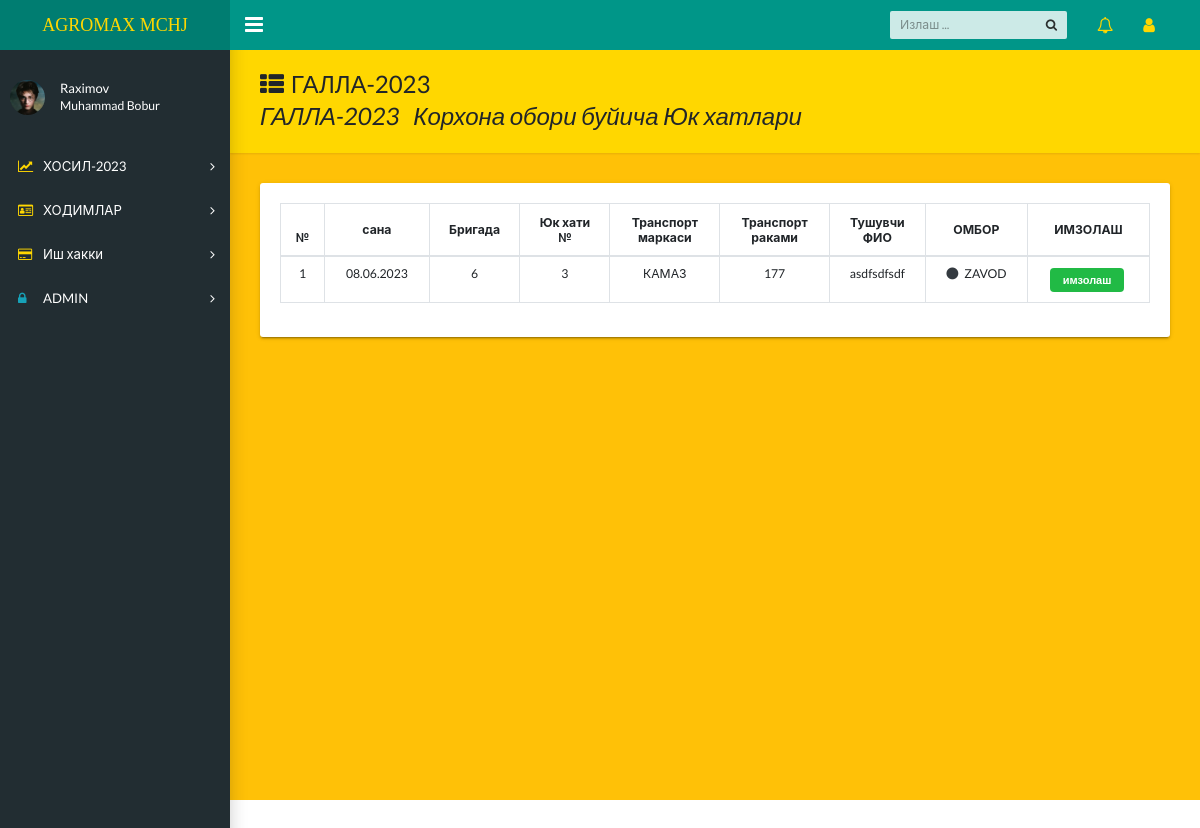
The app's page /zavodimzo/ (signed in), older data.
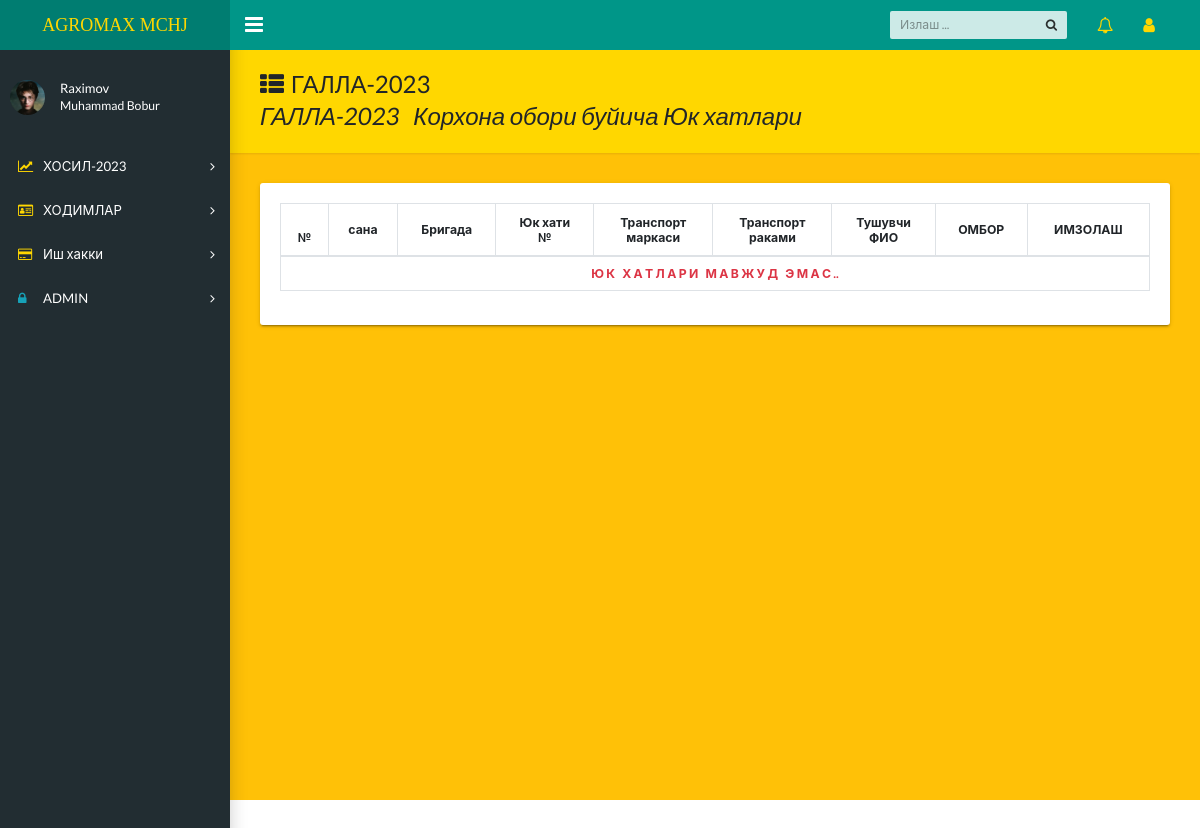
The same page, newer data.
### homes/models.py (models this page shows, shortened)
class Galla(models.Model):
    sender=models.ForeignKey(User,on_delete=models.CASCADE,null=True,blank=True)
    date=models.DateField()
    brigada=models.ForeignKey('GBrigada',on_delete=models.PROTECT)
    ombor=models.ForeignKey("OmborG",on_delete=models.CASCADE)
    yuk_num=models.CharField(max_length=3)
    tr_marka=models.CharField(max_length=20,choices=tr_marka)
    tr_num=models.CharField(max_length=20)
    tr_name=models.CharField(max_length=30)
    imzo=models.BooleanField(default=False)
    brutto=models.FloatField(null=True,blank=True)
    tara=models.FloatField(null=True,blank=True)
    sofVazn=models.IntegerField(blank=True,null=True,default=0)

### login/decarators.py (the view)
        def wrapper_func(request,*args,**kwargs):
            group=None
            if request.user.groups.exists():
                group=request.user.groups.all()[0].name
            if group in allowed_roles:
                return view_func(request,*args,**kwargs)
            else:
                return render(request,'404/404.html')

### login/decarators.py (called while the page is built)
def allowed_users(allowed_roles=[]):
    def decarator(view_func):
        def wrapper_func(request,*args,**kwargs):
            group=None
            if request.user.groups.exists():
                group=request.user.groups.all()[0].name
            if group in allowed_roles:
                return view_func(request,*args,**kwargs)
            else:
                return render(request,'404/404.html')
        return wrapper_func
    return decarator

### login/views.py (called while the page is built)
@login_required(login_url='login')
@allowed_users(allowed_roles=['Ombor','admin'])
def zavodimzo(request):
    zavod=Galla.objects.filter(ombor__name="ZAVOD",imzo=False).order_by('-id').values('date','brigada','ombor__name','yuk_num','tr_num','tr_marka','tr_name','imzo','id')
    context={'zavod':zavod}
    return render(request,'form/zavodimzo.html',context)

### templates/form/zavodimzo.html (shortened to what this page needs)
{% extends 'homes/dashboard.html' %}
{% block content %}
<main class="app-content bg-warning">
    <div class="app-title" style="background-color: gold;">
      <div>
        <h1><i class="fa fa-th-list pr-2"></i>ГАЛЛА-2023
        <p>ГАЛЛА-2023&nbsp;&nbsp;&nbsp;Корхона обори буйича Юк хатлари</p>
      </div>
    </div>
    <div class="row" >
      <div class="col-md-12">
        <div class="tile" >
          <div class="tile-body">
            <div class="table-responsive">
                {% include 'form/zavodimzo-inc.html' %}
              </div>
          </div>
        </div>
      </div>
    </div>
  </main>
{% endblock %}

### templates/form/zavodimzo-inc.html
<table class="table table-bordered" style="line-height:12px ;">
    <thead class="text-center" style="font-weight:900 ; line-height: 15px;">
    <tr >
        <th>№</th>
        <th class="align-middle">сана</th>
        <th class="align-middle">Бригада</th>
        <th class="align-middle">Юк хати <br> №</th>
        <th class="align-middle">Транспорт <br> маркаси</th>
        <th class="align-middle">Транспорт <br> раками</th>
        <th class="align-middle">Тушувчи <br>ФИО</th>
        <th class="align-middle">ОМБОР</th>
        <th class="align-middle">ИМЗОЛАШ</th>
    </tr>
    </thead>
    <tbody class="text-center">
    {% for i in zavod %}
    <tr>
        <td>{{forloop.counter}}</td>
        <td>{{i.date|date:"d.m.Y"}}</td>
        <td>{{i.brigada}}</td>
        <td>{{i.yuk_num}}</td>
        <td>{{i.tr_marka}}</td>
        <td>{{i.tr_num}}</td>
        <td>{{i.tr_name}}</td>
        {% if i.ombor__name == 'DMK-1' %}
        <td><i class="circle icon text-success pr-2 "></i>{{i.ombor__name}}</td>
        {% elif i.ombor__name == 'DMK-BIRJA'  %}
        <td><i class="circle icon text-warning pr-2 "></i>{{i.ombor__name}}</td>
        {% elif i.ombor__name == "URUG'LIK" %}
        <td><i class="circle icon text-danger pr-2 "></i>{{i.ombor__name}}</td>
        {% elif i.ombor__name == "ZAVOD" %}
        <td><i class="circle icon text-dark pr-2 "></i>{{i.ombor__name}}</td>
        {% endif %}
        <td class="text-center">
            <a href="{% url 'zavodimzopk' i.id %}">
                <div class="compact ui button mini green">
                    имзолаш
                  </div>
            </a>
        </td>
    </tr>
    {% empty %}
    <tr>
        <td colspan="9" class="text-danger font-weight-bold">Ю&nbsp;К&nbsp;&nbsp; Х&nbsp;А&nbsp;Т&nbsp;Л&nbsp;А&nbsp;Р&nbsp;И&nbsp;&nbsp; М&nbsp;А&nbsp;В&nbsp;Ж&nbsp;У&nbsp;Д&nbsp;&nbsp; Э&nbsp;М&nbsp;А&nbsp;С&nbsp;..</td>
    </tr>
    {% endfor %}
    </tbody>
  </table>

Row changes from the older to the newer data that the page shows:
removed Galla: date "08.06.2023", brigada "6", yuk_num "3", tr_marka "КАМАЗ", tr_num "177", tr_name "asdfsdfsdf", ombor__name "ZAVOD"
Text that changed along with them:
text now shown: "Ю К Х А Т Л А Р И М А В Ж У Д Э М А С .."
